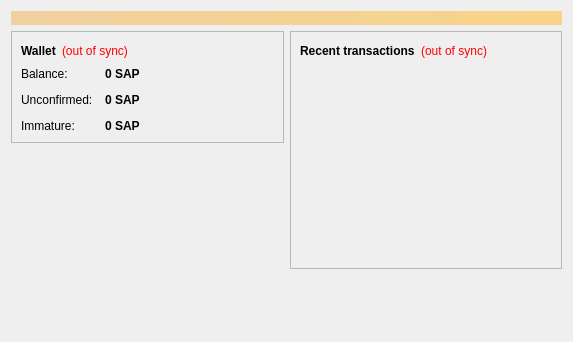
<?xml version="1.0" encoding="UTF-8"?>
<ui version="4.0">
 <class>OverviewPage</class>
 <widget class="QWidget" name="OverviewPage">
  <property name="geometry">
   <rect>
    <x>0</x>
    <y>0</y>
    <width>573</width>
    <height>342</height>
   </rect>
  </property>
  <property name="windowTitle">
   <string>Form</string>
  </property>
  <layout class="QVBoxLayout" name="topLayout">
   <item>
    <widget class="QLabel" name="labelAlerts">
     <property name="visible">
      <bool>false</bool>
     </property>
     <property name="styleSheet">
      <string notr="true">background-color: qlineargradient(x1: 0, y1: 0, x2: 1, y2: 0, stop:0 #F0D0A0, stop:1 #F8D488); color:#000000;</string>
     </property>
     <property name="wordWrap">
      <bool>true</bool>
     </property>
     <property name="margin">
      <number>3</number>
     </property>
    </widget>
   </item>
   <item>
    <layout class="QHBoxLayout" name="horizontalLayout" stretch="1,1">
     <item>
      <layout class="QVBoxLayout" name="verticalLayout_2">
       <item>
        <widget class="QFrame" name="frame">
         <property name="frameShape">
          <enum>QFrame::StyledPanel</enum>
         </property>
         <property name="frameShadow">
          <enum>QFrame::Raised</enum>
         </property>
         <layout class="QVBoxLayout" name="verticalLayout_4">
          <item>
           <layout class="QHBoxLayout" name="horizontalLayout_4">
            <item>
             <widget class="QLabel" name="label_5">
              <property name="font">
               <font>
                <weight>75</weight>
                <bold>true</bold>
               </font>
              </property>
              <property name="text">
               <string>Wallet</string>
              </property>
             </widget>
            </item>
            <item>
             <widget class="QLabel" name="labelWalletStatus">
              <property name="toolTip">
               <string>The displayed information may be out of date. Your wallet automatically synchronizes with the SAPCoin network after a connection is established, but this process has not completed yet.</string>
              </property>
              <property name="styleSheet">
               <string notr="true">QLabel { color: red; }</string>
              </property>
              <property name="text">
               <string notr="true">(out of sync)</string>
              </property>
              <property name="alignment">
               <set>Qt::AlignLeading|Qt::AlignLeft|Qt::AlignVCenter</set>
              </property>
             </widget>
            </item>
            <item>
             <spacer name="horizontalSpacer_2">
              <property name="orientation">
               <enum>Qt::Horizontal</enum>
              </property>
              <property name="sizeHint" stdset="0">
               <size>
                <width>40</width>
                <height>20</height>
               </size>
              </property>
             </spacer>
            </item>
           </layout>
          </item>
          <item>
           <layout class="QFormLayout" name="formLayout_2">
            <property name="fieldGrowthPolicy">
             <enum>QFormLayout::AllNonFixedFieldsGrow</enum>
            </property>
            <property name="horizontalSpacing">
             <number>12</number>
            </property>
            <property name="verticalSpacing">
             <number>12</number>
            </property>
            <item row="0" column="0">
             <widget class="QLabel" name="label">
              <property name="text">
               <string>Balance:</string>
              </property>
             </widget>
            </item>
            <item row="0" column="1">
             <widget class="QLabel" name="labelBalance">
              <property name="font">
               <font>
                <weight>75</weight>
                <bold>true</bold>
               </font>
              </property>
              <property name="cursor">
               <cursorShape>IBeamCursor</cursorShape>
              </property>
              <property name="toolTip">
               <string>Your current balance</string>
              </property>
              <property name="text">
               <string notr="true">0 SAP</string>
              </property>
              <property name="textInteractionFlags">
               <set>Qt::LinksAccessibleByMouse|Qt::TextSelectableByKeyboard|Qt::TextSelectableByMouse</set>
              </property>
             </widget>
            </item>
            <item row="1" column="0">
             <widget class="QLabel" name="label_3">
              <property name="text">
               <string>Unconfirmed:</string>
              </property>
             </widget>
            </item>
            <item row="1" column="1">
             <widget class="QLabel" name="labelUnconfirmed">
              <property name="font">
               <font>
                <weight>75</weight>
                <bold>true</bold>
               </font>
              </property>
              <property name="cursor">
               <cursorShape>IBeamCursor</cursorShape>
              </property>
              <property name="toolTip">
               <string>Total of transactions that have yet to be confirmed, and do not yet count toward the current balance</string>
              </property>
              <property name="text">
               <string notr="true">0 SAP</string>
              </property>
              <property name="textInteractionFlags">
               <set>Qt::LinksAccessibleByMouse|Qt::TextSelectableByKeyboard|Qt::TextSelectableByMouse</set>
              </property>
             </widget>
            </item>
            <item row="2" column="0">
             <widget class="QLabel" name="labelImmatureText">
              <property name="text">
               <string>Immature:</string>
              </property>
             </widget>
            </item>
            <item row="2" column="1">
             <widget class="QLabel" name="labelImmature">
              <property name="font">
               <font>
                <weight>75</weight>
                <bold>true</bold>
               </font>
              </property>
              <property name="toolTip">
               <string>Mined balance that has not yet matured</string>
              </property>
              <property name="text">
               <string notr="true">0 SAP</string>
              </property>
              <property name="textInteractionFlags">
               <set>Qt::LinksAccessibleByMouse|Qt::TextSelectableByKeyboard|Qt::TextSelectableByMouse</set>
              </property>
             </widget>
            </item>
           </layout>
          </item>
         </layout>
        </widget>
       </item>
       <item>
        <spacer name="verticalSpacer">
         <property name="orientation">
          <enum>Qt::Vertical</enum>
         </property>
         <property name="sizeHint" stdset="0">
          <size>
           <width>20</width>
           <height>40</height>
          </size>
         </property>
        </spacer>
       </item>
      </layout>
     </item>
     <item>
      <layout class="QVBoxLayout" name="verticalLayout_3">
       <item>
        <widget class="QFrame" name="frame_2">
         <property name="frameShape">
          <enum>QFrame::StyledPanel</enum>
         </property>
         <property name="frameShadow">
          <enum>QFrame::Raised</enum>
         </property>
         <layout class="QVBoxLayout" name="verticalLayout">
          <item>
           <layout class="QHBoxLayout" name="horizontalLayout_2">
            <item>
             <widget class="QLabel" name="label_4">
              <property name="text">
               <string>&lt;b&gt;Recent transactions&lt;/b&gt;</string>
              </property>
             </widget>
            </item>
            <item>
             <widget class="QLabel" name="labelTransactionsStatus">
              <property name="toolTip">
               <string>The displayed information may be out of date. Your wallet automatically synchronizes with the SAPCoin network after a connection is established, but this process has not completed yet.</string>
              </property>
              <property name="styleSheet">
               <string notr="true">QLabel { color: red; }</string>
              </property>
              <property name="text">
               <string notr="true">(out of sync)</string>
              </property>
              <property name="alignment">
               <set>Qt::AlignRight|Qt::AlignTrailing|Qt::AlignVCenter</set>
              </property>
             </widget>
            </item>
            <item>
             <spacer name="horizontalSpacer">
              <property name="orientation">
               <enum>Qt::Horizontal</enum>
              </property>
              <property name="sizeHint" stdset="0">
               <size>
                <width>40</width>
                <height>20</height>
               </size>
              </property>
             </spacer>
            </item>
           </layout>
          </item>
          <item>
           <widget class="QListView" name="listTransactions">
            <property name="styleSheet">
             <string notr="true">QListView { background: transparent; }</string>
            </property>
            <property name="frameShape">
             <enum>QFrame::NoFrame</enum>
            </property>
            <property name="verticalScrollBarPolicy">
             <enum>Qt::ScrollBarAlwaysOff</enum>
            </property>
            <property name="horizontalScrollBarPolicy">
             <enum>Qt::ScrollBarAlwaysOff</enum>
            </property>
            <property name="selectionMode">
             <enum>QAbstractItemView::NoSelection</enum>
            </property>
           </widget>
          </item>
         </layout>
        </widget>
       </item>
       <item>
        <spacer name="verticalSpacer_2">
         <property name="orientation">
          <enum>Qt::Vertical</enum>
         </property>
         <property name="sizeHint" stdset="0">
          <size>
           <width>20</width>
           <height>40</height>
          </size>
         </property>
        </spacer>
       </item>
      </layout>
     </item>
    </layout>
   </item>
  </layout>
 </widget>
 <resources/>
 <connections/>
</ui>
